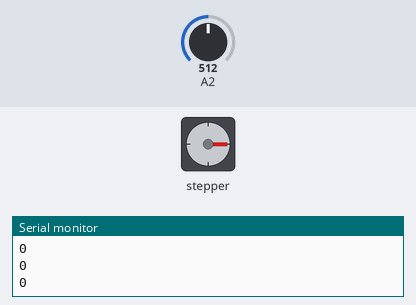
Bench run of a sketch on a simulated Arduino Uno, built with avr-gcc and run on an emulated ATmega328P. On the bench: stepper motor, the last lines printed to the serial monitor. The test bench sets the inputs (shaded band); at power-on: A2 = 512. Stepper angles assume 2048 steps per turn.

Above: at 1.9 s.
2.0 s: A2 set to 716
At 3.5 s:
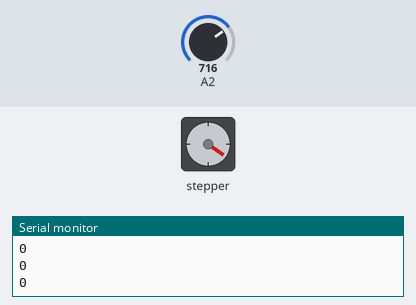
3.8 s: A2 set to 306
At 5.5 s:
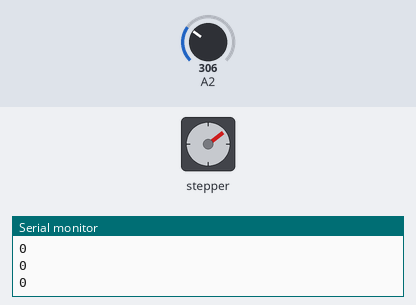
6.1 s: A2 set to 900
At 7.8 s:
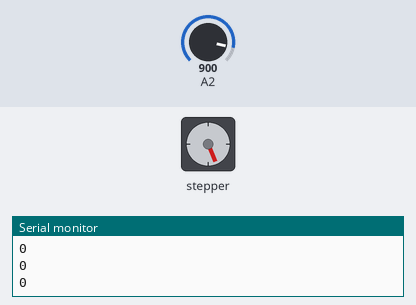
8.7 s: A2 set to 1023
At 9.5 s:
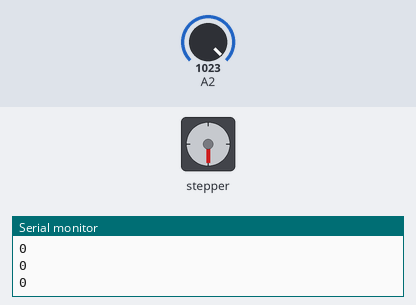
Timing chart, 0 to 11.4 s (numbered marks = the images above; inputs shaded):
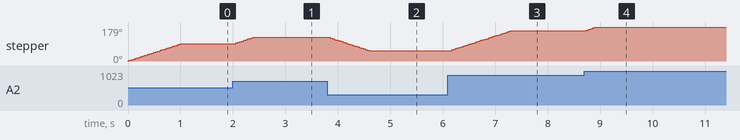

The sketch:

sketch_jul09a.ino
```cpp
/* Example sketch to control a 28BYJ-48 stepper motor with ULN2003 driver board and Arduino UNO. More info: https://www.makerguides.com */
// Include the Arduino Stepper.h library:
#include <Stepper.h>
// Define number of steps per rotation:
#define STEPS 100

const int stepsPerRevolution = 2048;
// Wiring:
// Pin 8 to IN1 on the ULN2003 driver
// Pin 9 to IN2 on the ULN2003 driver
// Pin 10 to IN3 on the ULN2003 driver
// Pin 11 to IN4 on the ULN2003 driver
// Create stepper object called 'myStepper', note the pin order:
Stepper myStepper = Stepper(stepsPerRevolution, 8, 10, 9, 11);
int val = 0;
int previous = 0;
void setup() {
  // Set the speed to 5 rpm:
  myStepper.setSpeed(15);

  // Begin Serial communication at a baud rate of 9600:
  Serial.begin(9600);
}
void loop() {
  // get the sensor value
  int val = analogRead(A2);
  int newVal= val - previous;

  // move a number of steps equal to the change in the
  // sensor reading
  myStepper.step(newVal);
  Serial.println(newVal);

  // remember the previous value of the sensor
  previous = val;
  delay(100);
}
```

Measured:
- after the input at 2.0 s, stepper: turns 35° clockwise in 0.37 s, starting at once
- after the input at 3.8 s, stepper: turns 72° counter-clockwise in 0.79 s, starting at once
- after the input at 6.1 s, stepper: turns 105° clockwise in 1.2 s, starting at once
- after the input at 8.7 s, stepper: turns 21° clockwise in 0.22 s, starting at once
- by itself, stepper: turns 90° clockwise in 1.0 s
